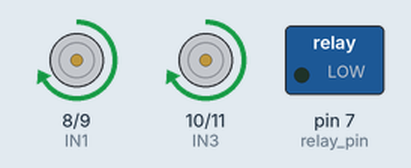
This sketch was run on a simulated Arduino Uno, built with avr-gcc and run on an emulated ATmega328P. Shown: motor-driver pin pairs drawn as motors (green arrow = first pin HIGH = forward, orange = second pin HIGH = backward, longer = more drive, scaled by the enable pin), switched loads named in the sketch (green lamp = pin HIGH). At 37.8 s the program stops and its outputs stay as they are.

Above: at 20.5 s.
At 22.2 s:
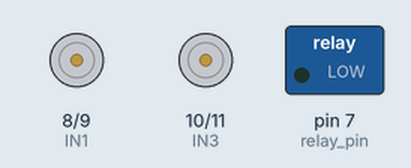
At 22.8 s:
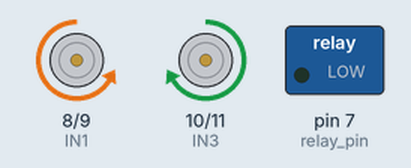
Timing chart, 0 to 25.1 s (numbered marks = the images above):
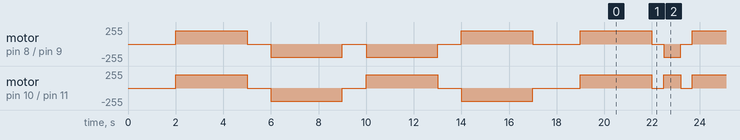

Measured:
- by itself, motor on pin 8 (IN1) / pin 9 (IN2): stopped → forward 200/255 at 2.0 s, → stopped 3.0 s later, → backward 200/255 1.0 s later, → stopped 3.0 s later, … (24 changes in this stretch)
- by itself, motor on pin 10 (IN3) / pin 11 (IN4): stopped → forward 200/255 at 2.0 s, → stopped 3.0 s later, → backward 200/255 1.0 s later, → stopped 3.0 s later, … (24 changes in this stretch)

The sketch:

4wheel_robot_test.ino
```cpp
/*
4-Wheel Robot Test using Arduino + L298N
*/

const int IN1 = 8;
const int IN2 = 9;
const int IN3 = 10;
const int IN4 = 11;

const int ENA = 5;
const int ENB = 6;

const int relay_pin = 7; // Reserved for water pump

int motorSpeed = 200;

void setup() {
  pinMode(IN1, OUTPUT);
  pinMode(IN2, OUTPUT);
  pinMode(IN3, OUTPUT);
  pinMode(IN4, OUTPUT);

  pinMode(ENA, OUTPUT);
  pinMode(ENB, OUTPUT);

  pinMode(relay_pin, OUTPUT);
  digitalWrite(relay_pin, LOW);

  analogWrite(ENA, motorSpeed);
  analogWrite(ENB, motorSpeed);

  delay(2000);

  moveForward();
  delay(3000);
  stopMotors();
  delay(1000);

  moveBackward();
  delay(3000);
  stopMotors();
  delay(1000);

  turnLeft();
  delay(3000);
  stopMotors();
  delay(1000);

  turnRight();
  delay(3000);
  stopMotors();
  delay(2000);
}

void loop() {
  for (int i = 0; i < 4; i++) {
    moveForward();
    delay(3000);

    stopMotors();
    delay(500);

    turnLeft();
    delay(700);

    stopMotors();
    delay(500);
  }

  stopMotors();

  while (true);
}

void moveForward() {
  digitalWrite(IN1, HIGH);
  digitalWrite(IN2, LOW);
  digitalWrite(IN3, HIGH);
  digitalWrite(IN4, LOW);
}

void moveBackward() {
  digitalWrite(IN1, LOW);
  digitalWrite(IN2, HIGH);
  digitalWrite(IN3, LOW);
  digitalWrite(IN4, HIGH);
}

void turnLeft() {
  digitalWrite(IN1, LOW);
  digitalWrite(IN2, HIGH);
  digitalWrite(IN3, HIGH);
  digitalWrite(IN4, LOW);
}

void turnRight() {
  digitalWrite(IN1, HIGH);
  digitalWrite(IN2, LOW);
  digitalWrite(IN3, LOW);
  digitalWrite(IN4, HIGH);
}

void stopMotors() {
  digitalWrite(IN1, LOW);
  digitalWrite(IN2, LOW);
  digitalWrite(IN3, LOW);
  digitalWrite(IN4, LOW);
}
```
